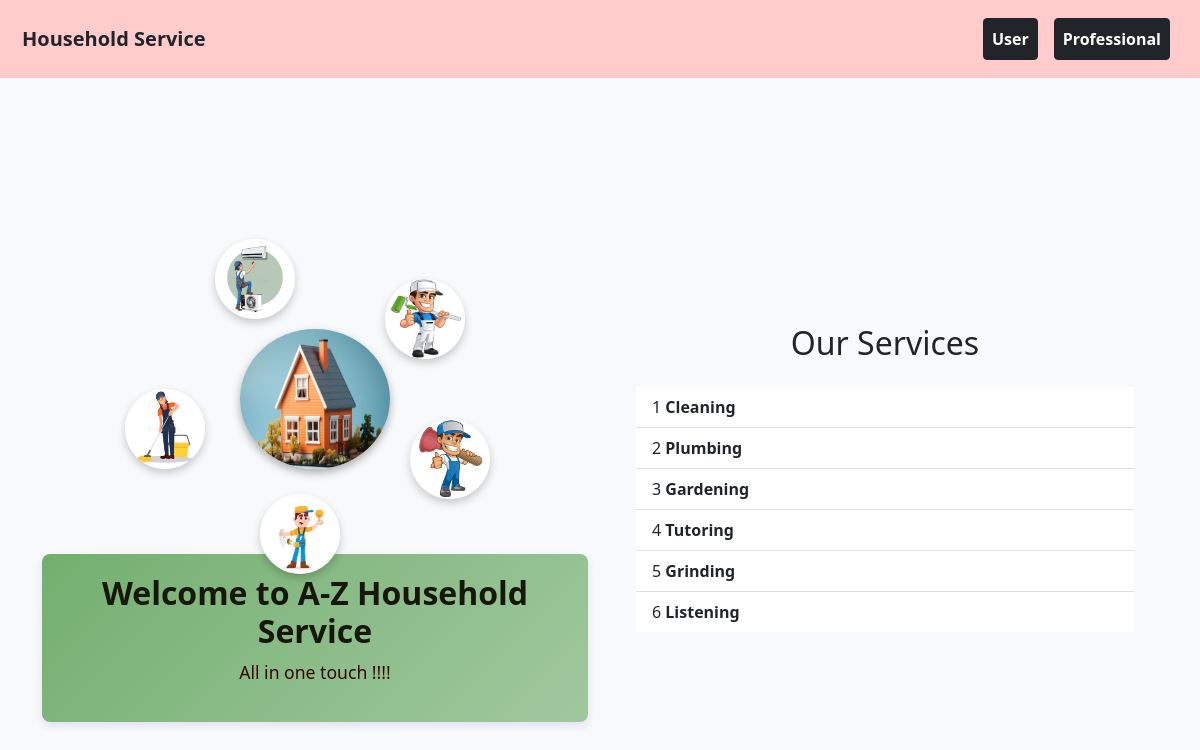
Before: / with the older database file.
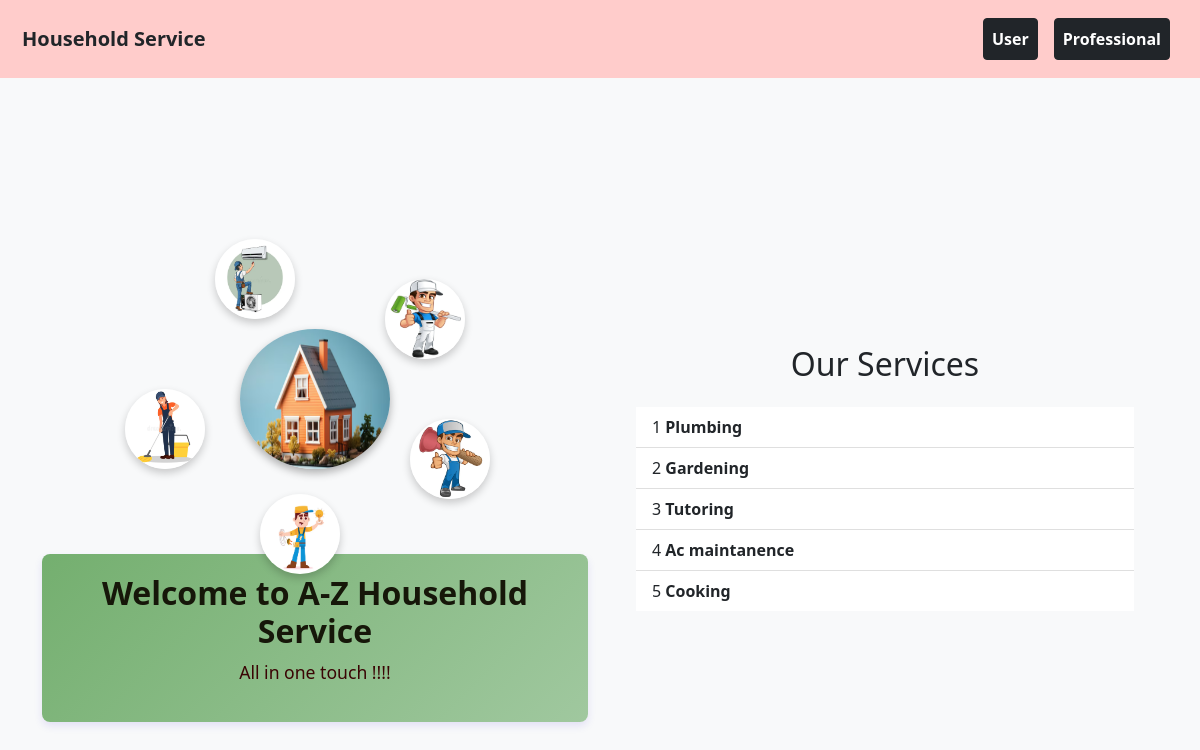
After: the same page with the newer database file.
### backend/models.py (models this page shows)
class Service(db.Model):
    __tablename__="service"
    id=db.Column(db.Integer,primary_key=True)
    name=db.Column(db.String,nullable=False)
    basic_price=db.Column(db.Integer,nullable=False)
    Description=db.Column(db.String,nullable=False)
    professionals=db.relationship("Professional_Info",cascade="all,delete",backref="service",lazy=True)
    service_requests=db.relationship("Service_Request",cascade="all,delete",backref="service",lazy=True)

### backend/controller.py (the view)
@app.route("/")
def home():
    service_obj=Service.query.all()
    return render_template("index.html",service_obj=service_obj)

### templates/index.html (shortened to what this page needs)
<!DOCTYPE html>
<html lang="en">
<head>
    <link rel="stylesheet" href="static\styles\style.css">
    <link href="https://cdn.jsdelivr.net/npm/bootstrap@5.0.2/dist/css/bootstrap.min.css" rel="stylesheet">
</head>
<body>
<div class="container-fluid" style="background-color: #ffcccb; padding: 10px;">
    <nav class="navbar navbar-expand-lg navbar-light w-100">
        <div class="container-fluid">
            <a class="navbar-brand text-dark" href="#"><strong>Household Service</strong></a>
            <div class="collapse navbar-collapse justify-content-end" id="navbarNav">
                <ul class="navbar-nav">
                    <li class="nav-item">
                        <a type="button" class="nav-link btn btn-dark mx-2 text-white fw-bold" href="/clogin">User</a>
                    </li>
                    <li class="nav-item">
                        <a type="button" class="nav-link btn btn-dark mx-2 text-white fw-bold" href="/flogin">Professional</a>
                    </li>
                </ul>
            </div>
        </div>
    </nav>
</div>
<div class="d-flex align-items-center vh-100 bg-light">
    <div class="container">
        <div class="row">
            <div class="col-md-6 d-flex flex-column align-items-center me-6">
                <div class="image-circle-container">
                    <img src="static\house.png" alt="Center Image" class="center-image">
                    <img src="static\Ac maintanence.png" alt="Surrounding Image 1" class="surrounding-image image-1">
                    <img src="static\Plumbing.png" alt="Surrounding Image 2" class="surrounding-image image-2">
                    <img src="static\Electrical work.png" alt="Surrounding Image 3" class="surrounding-image image-3">
                    <img src="static\Cleaning.png" alt="Surrounding Image 4" class="surrounding-image image-4">
                    <img src="static\Painting.png" alt="Surrounding Image 5" class="surrounding-image image-5">
                </div>
                <div class="text-box">
                    <h2>Welcome to A-Z Household Service</h2>
                    <p>All in one touch !!!!</p>
                </div>
            </div>
            <div class="col-md-6 d-flex align-items-center justify-content-left">
                <div class="container">
                    <h2 class="text-center mb-4">Our Services</h2>
                    {% if service_obj !=[] %}
                    <ul class="list-group list-group-flush">
                        {% for service in service_obj %}
                        <li class="list-group-item">{{loop.index}} <strong>{{service.name}}</strong></li>
                        {% endfor %}
                    </ul>
                    {% endif %}
                </div>
            </div>
        </div>
    </div>
</div>
</body>
</html>

### static/styles/style.css (style rules this page uses)
.text-box { margin-top: 20px; padding: 20px; background: linear-gradient(135deg,#74af6f, #a0c89f ); border-radius: 8px; box-shadow: 0 4px 8px rgba(38, 8, 206, 0.1); text-align: center; max-width: 600px; margin-left: auto; margin-right: auto; }
.text-box h2 { font-size: 2em; color: #161709; font-weight: bold; }
.text-box p { font-size: 1.1em; color: #3a0404; line-height: 1.6; }
.image-circle-container { position: relative; width: 300px; height: 300px; margin: 0 auto; }
.center-image { position: absolute; top: 55%; left: 50%; transform: translate(-50%, -50%); width: 150px; height: 140px; border-radius: 50%; box-shadow: 0 4px 8px rgba(0, 0, 0, 0.3); }
.surrounding-image { position: absolute; width: 80px; height: 80px; border-radius: 50%; box-shadow: 0 4px 8px rgba(0, 0, 0, 0.2); }
.image-1 { top: 15%; left: 30%; transform: translate(-50%, -50%); }
.image-2 { top: 75%; right: 5%; transform: translate(50%, -50%); }
.image-3 { bottom: 0; left: 45%; transform: translate(-50%, 50%); }
.image-4 { top: 65%; left: 0; transform: translate(-50%, -50%); }
.image-5 { top: 15%; right:0%; }

Changed rows visible on the page:
removed Service: name "Cleaning"
removed Service: name "Grinding"
removed Service: name "Listening"
added Service: name "Ac maintanence"
added Service: name "Cooking"
